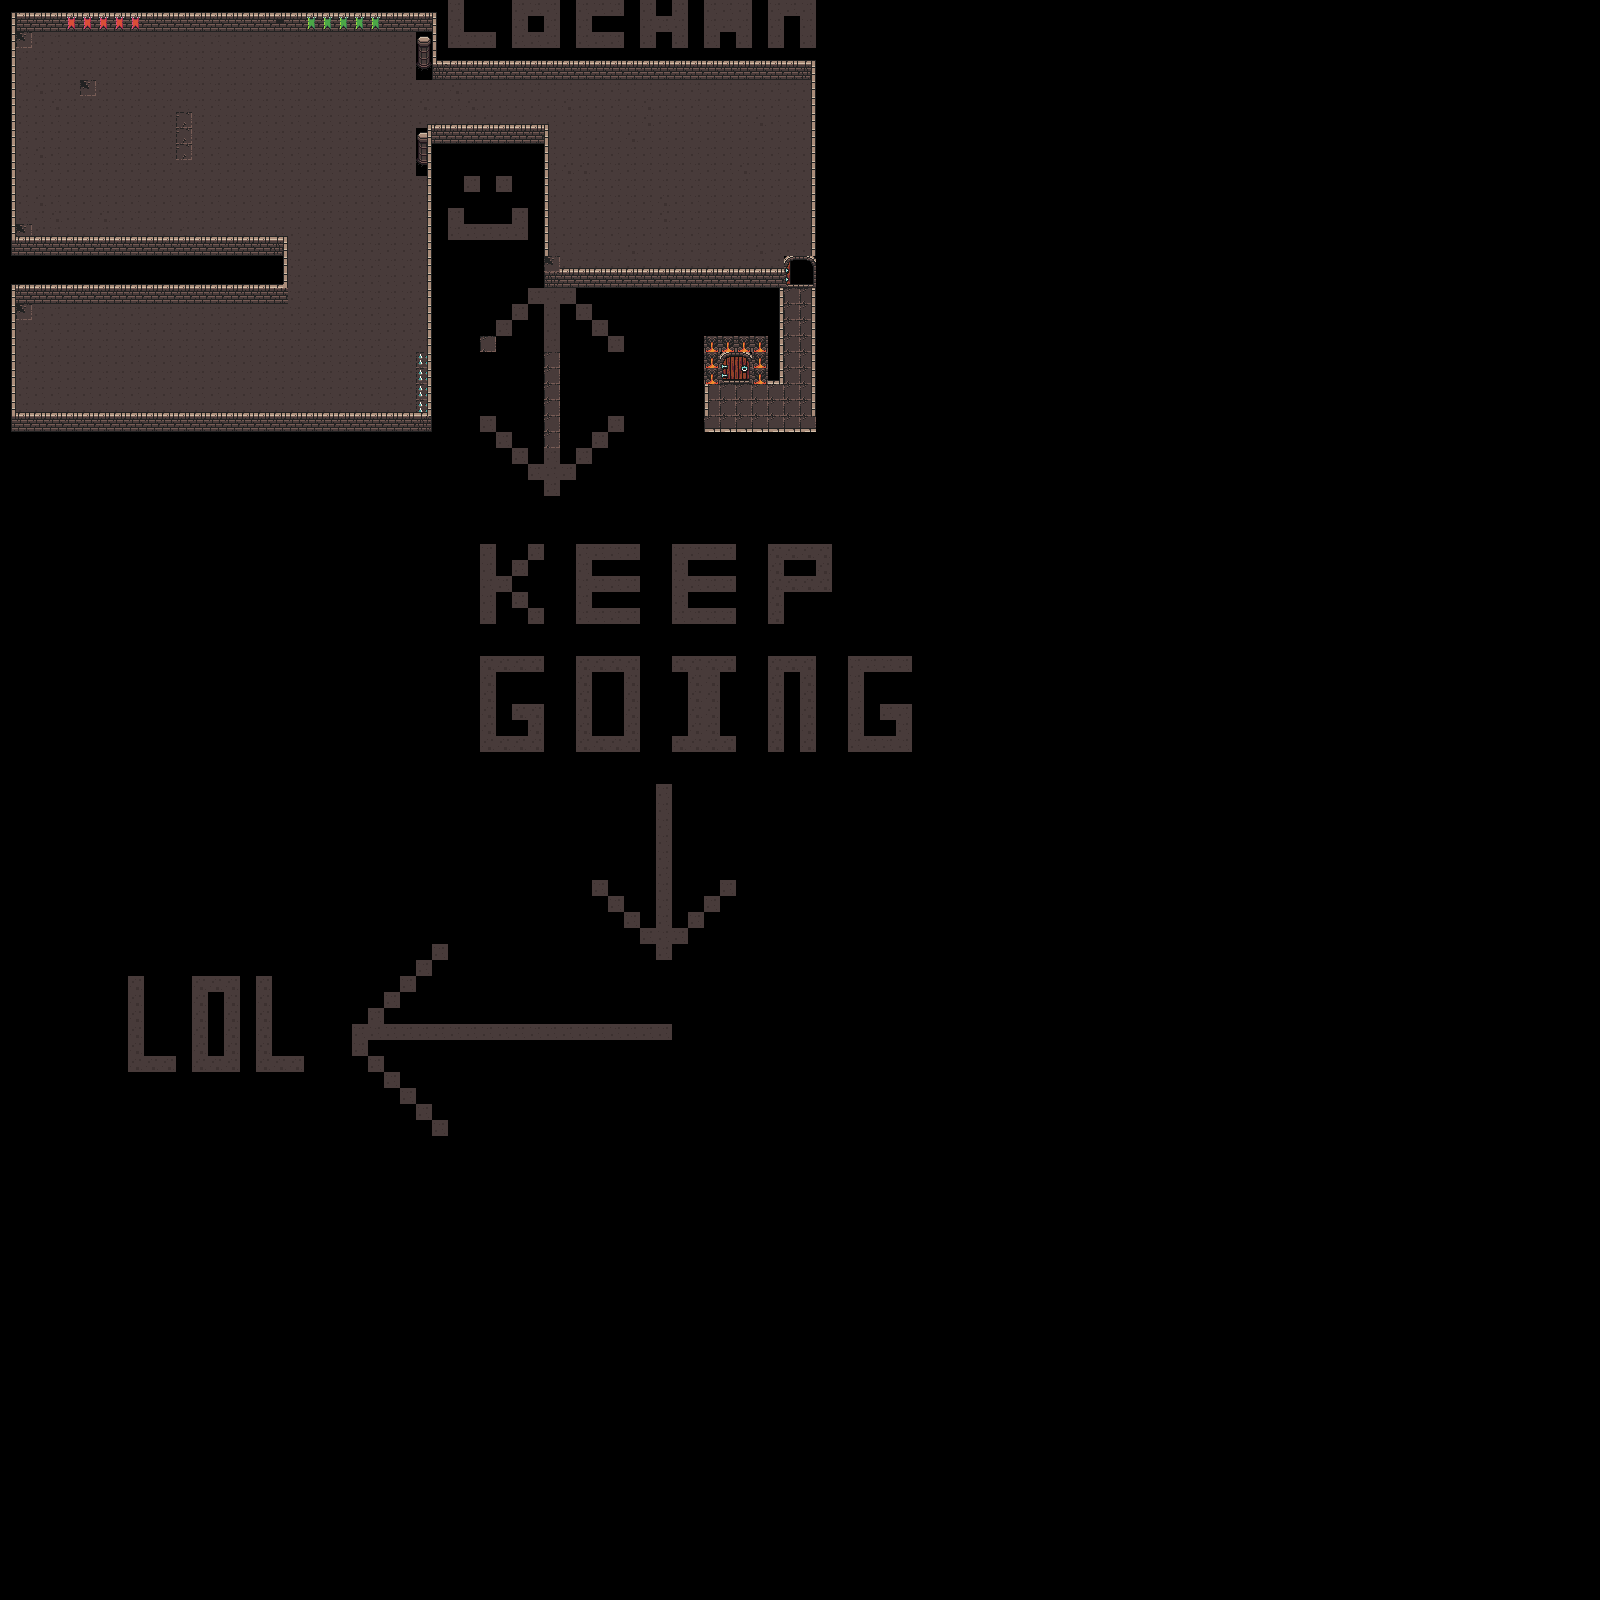

The image is a tile-based game level rendered from a .tmx file. Its description and source (layers, tilesets, objects; grid data summarised) follow:
An orthogonal 100x100 tile map with 16x16 px tiles, 2 tile layers (Ground, Walls) and 10 objects.

<map version="1.5" tiledversion="1.6.0" orientation="orthogonal" renderorder="right-down" width="100" height="100" tilewidth="16" tileheight="16" infinite="0" nextlayerid="5" nextobjectid="16">
 <editorsettings>
  <export target="../public/tiles/dungeon-01.json" format="json" />
 </editorsettings>
 <tileset firstgid="1" name="dungeon" tilewidth="16" tileheight="16" tilecount="160" columns="10">
  <image source="../public/tiles/dungeon_tiles.png" width="160" height="256" />
  <tile id="0">
   <properties>
    <property name="collide" type="bool" value="false" />
   </properties>
  </tile>
  <tile id="1">
   <properties>
    <property name="collide" type="bool" value="false" />
   </properties>
  </tile>
  <tile id="2">
   <properties>
    <property name="collide" type="bool" value="false" />
   </properties>
  </tile>
  <tile id="3">
   <properties>
    <property name="collide" type="bool" value="false" />
   </properties>
  </tile>
  <tile id="4">
   <properties>
    <property name="collide" type="bool" value="false" />
   </properties>
  </tile>
  <tile id="5">
   <properties>
    <property name="collide" type="bool" value="false" />
   </properties>
  </tile>
  <tile id="6">
   <properties>
    <property name="collide" type="bool" value="false" />
   </properties>
  </tile>
  <tile id="7">
   <properties>
    <property name="collide" type="bool" value="false" />
   </properties>
  </tile>
  <tile id="8">
   <properties>
    <property name="collide" type="bool" value="false" />
   </properties>
  </tile>
  <tile id="9">
   <properties>
    <property name="collide" type="bool" value="false" />
   </properties>
  </tile>
  <tile id="10">
   <properties>
    <property name="collide" type="bool" value="false" />
   </properties>
  </tile>
  <tile id="11">
   <properties>
    <property name="collide" type="bool" value="true" />
   </properties>
  </tile>
  <tile id="12">
   <properties>
    <property name="collide" type="bool" value="true" />
   </properties>
  </tile>
  <tile id="13">
   <properties>
    <property name="collide" type="bool" value="true" />
   </properties>
  </tile>
  <tile id="14">
   <properties>
    <property name="collide" type="bool" value="false" />
   </properties>
  </tile>
  <tile id="15">
   <properties>
    <property name="collide" type="bool" value="false" />
   </properties>
  </tile>
  <tile id="16">
   <properties>
    <property name="collide" type="bool" value="false" />
   </properties>
  </tile>
  <tile id="17">
   <properties>
    <property name="collide" type="bool" value="false" />
   </properties>
  </tile>
  <tile id="18">
   <properties>
    <property name="collide" type="bool" value="false" />
   </properties>
  </tile>
  <tile id="19">
   <properties>
    <property name="collide" type="bool" value="false" />
   </properties>
  </tile>
  <tile id="20">
   <properties>
    <property name="collide" type="bool" value="false" />
   </properties>
  </tile>
  <tile id="21">
   <properties>
    <property name="collide" type="bool" value="true" />
   </properties>
  </tile>
  <tile id="22">
   <properties>
    <property name="collide" type="bool" value="true" />
   </properties>
  </tile>
  <tile id="23">
   <properties>
    <property name="collide" type="bool" value="true" />
   </properties>
  </tile>
  <tile id="24">
   <properties>
    <property name="collide" type="bool" value="false" />
   </properties>
  </tile>
  <tile id="25">
   <properties>
    <property name="collide" type="bool" value="false" />
   </properties>
  </tile>
  <tile id="26">
   <properties>
    <property name="collide" type="bool" value="false" />
   </properties>
  </tile>
  <tile id="27">
   <properties>
    <property name="collide" type="bool" value="false" />
   </properties>
  </tile>
  <tile id="28">
   <properties>
    <property name="collide" type="bool" value="false" />
   </properties>
  </tile>
  <tile id="29">
   <properties>
    <property name="collide" type="bool" value="false" />
   </properties>
  </tile>
  <tile id="30">
   <properties>
    <property name="collide" type="bool" value="false" />
   </properties>
  </tile>
  <tile id="31">
   <properties>
    <property name="collide" type="bool" value="true" />
   </properties>
  </tile>
  <tile id="32">
   <properties>
    <property name="collide" type="bool" value="true" />
   </properties>
  </tile>
  <tile id="33">
   <properties>
    <property name="collide" type="bool" value="true" />
   </properties>
  </tile>
  <tile id="34">
   <properties>
    <property name="collide" type="bool" value="false" />
   </properties>
  </tile>
  <tile id="35">
   <properties>
    <property name="collide" type="bool" value="false" />
   </properties>
  </tile>
  <tile id="36">
   <properties>
    <property name="collide" type="bool" value="false" />
   </properties>
  </tile>
  <tile id="37">
   <properties>
    <property name="collide" type="bool" value="false" />
   </properties>
  </tile>
  <tile id="38">
   <properties>
    <property name="collide" type="bool" value="false" />
   </properties>
  </tile>
  <tile id="39">
   <properties>
    <property name="collide" type="bool" value="false" />
   </properties>
  </tile>
  <tile id="40">
   <properties>
    <property name="collide" type="bool" value="false" />
   </properties>
  </tile>
  <tile id="41">
   <properties>
    <property name="collide" type="bool" value="false" />
   </properties>
  </tile>
  <tile id="42">
   <properties>
    <property name="collide" type="bool" value="false" />
   </properties>
  </tile>
  <tile id="43">
   <properties>
    <property name="collide" type="bool" value="false" />
   </properties>
  </tile>
  <tile id="44">
   <properties>
    <property name="collide" type="bool" value="false" />
   </properties>
  </tile>
  <tile id="45">
   <properties>
    <property name="collide" type="bool" value="false" />
   </properties>
  </tile>
  <tile id="46">
   <properties>
    <property name="collide" type="bool" value="false" />
   </properties>
  </tile>
  <tile id="47">
   <properties>
    <property name="collide" type="bool" value="false" />
   </properties>
  </tile>
  <tile id="48">
   <properties>
    <property name="collide" type="bool" value="false" />
   </properties>
  </tile>
  <tile id="49">
   <properties>
    <property name="collide" type="bool" value="false" />
   </properties>
  </tile>
  <tile id="50">
   <properties>
    <property name="collide" type="bool" value="false" />
   </properties>
  </tile>
  <tile id="51">
   <properties>
    <property name="collide" type="bool" value="false" />
   </properties>
  </tile>
  <tile id="52">
   <properties>
    <property name="collide" type="bool" value="false" />
   </properties>
  </tile>
  <tile id="53">
   <properties>
    <property name="collide" type="bool" value="false" />
   </properties>
  </tile>
  <tile id="54">
   <properties>
    <property name="collide" type="bool" value="false" />
   </properties>
  </tile>
  <tile id="55">
   <properties>
    <property name="collide" type="bool" value="false" />
   </properties>
  </tile>
  <tile id="56">
   <properties>
    <property name="collide" type="bool" value="false" />
   </properties>
  </tile>
  <tile id="57">
   <properties>
    <property name="collide" type="bool" value="false" />
   </properties>
  </tile>
  <tile id="58">
   <properties>
    <property name="collide" type="bool" value="false" />
   </properties>
  </tile>
  <tile id="59">
   <properties>
    <property name="collide" type="bool" value="false" />
   </properties>
  </tile>
  <tile id="60">
   <properties>
    <property name="collide" type="bool" value="false" />
   </properties>
  </tile>
  <tile id="61">
   <properties>
    <property name="collide" type="bool" value="false" />
   </properties>
  </tile>
  <tile id="62">
   <properties>
    <property name="collide" type="bool" value="false" />
   </properties>
  </tile>
  <tile id="63">
   <properties>
    <property name="collide" type="bool" value="false" />
   </properties>
  </tile>
  <tile id="64">
   <properties>
    <property name="collide" type="bool" value="false" />
   </properties>
  </tile>
  <tile id="65">
   <properties>
    <property name="collide" type="bool" value="false" />
   </properties>
  </tile>
  <tile id="66">
   <properties>
    <property name="collide" type="bool" value="false" />
   </properties>
  </tile>
  <tile id="67">
   <properties>
    <property name="collide" type="bool" value="false" />
   </properties>
  </tile>
  <tile id="68">
   <properties>
    <property name="collide" type="bool" value="false" />
   </properties>
  </tile>
  <tile id="69">
   <properties>
    <property name="collide" type="bool" value="false" />
   </properties>
  </tile>
  <tile id="70">
   <properties>
    <property name="collide" type="bool" value="false" />
   </properties>
  </tile>
  <tile id="71">
   <properties>
    <property name="collide" type="bool" value="false" />
   </properties>
  </tile>
  <tile id="72">
   <properties>
    <property name="collide" type="bool" value="false" />
   </properties>
  </tile>
  <tile id="73">
   <properties>
    <property name="collide" type="bool" value="false" />
   </properties>
  </tile>
  <tile id="74">
   <properties>
    <property name="collide" type="bool" value="false" />
   </properties>
  </tile>
  <tile id="75">
   <properties>
    <property name="collide" type="bool" value="false" />
   </properties>
  </tile>
  <tile id="76">
   <properties>
    <property name="collide" type="bool" value="false" />
   </properties>
  </tile>
  <tile id="77">
   <properties>
    <property name="collide" type="bool" value="false" />
   </properties>
  </tile>
  <tile id="78">
   <properties>
    <property name="collide" type="bool" value="false" />
   </properties>
  </tile>
  <tile id="79">
   <properties>
    <property name="collide" type="bool" value="false" />
   </properties>
  </tile>
  <tile id="80">
   <properties>
    <property name="collide" type="bool" value="true" />
   </properties>
  </tile>
  <tile id="81">
   <properties>
    <property name="collide" type="bool" value="true" />
   </properties>
  </tile>
  <tile id="82">
   <properties>
    <property name="collide" type="bool" value="true" />
   </properties>
  </tile>
  <tile id="83">
   <properties>
    <property name="collide" type="bool" value="true" />
   </properties>
  </tile>
  <tile id="84">
   <properties>
    <property name="collide" type="bool" value="false" />
   </properties>
  </tile>
  <tile id="85">
   <properties>
    <property name="collide" type="bool" value="false" />
   </properties>
  </tile>
  <tile id="86">
   <properties>
    <property name="collide" type="bool" value="false" />
   </properties>
  </tile>
  <tile id="87">
   <properties>
    <property name="collide" type="bool" value="false" />
   </properties>
  </tile>
  <tile id="88">
   <properties>
    <property name="collide" type="bool" value="false" />
   </properties>
  </tile>
  <tile id="89">
   <properties>
    <property name="collide" type="bool" value="false" />
   </properties>
  </tile>
  <tile id="90">
   <properties>
    <property name="collide" type="bool" value="true" />
   </properties>
  </tile>
  <tile id="91">
   <properties>
    <property name="collide" type="bool" value="true" />
   </properties>
  </tile>
  <tile id="92">
   <properties>
    <property name="collide" type="bool" value="true" />
   </properties>
  </tile>
  <tile id="93">
   <properties>
    <property name="collide" type="bool" value="true" />
   </properties>
  </tile>
  <tile id="94">
   <properties>
    <property name="collide" type="bool" value="false" />
   </properties>
  </tile>
  <tile id="95">
   <properties>
    <property name="collide" type="bool" value="false" />
   </properties>
  </tile>
  <tile id="96">
   <properties>
    <property name="collide" type="bool" value="false" />
   </properties>
  </tile>
  <tile id="97">
   <properties>
    <property name="collide" type="bool" value="false" />
   </properties>
  </tile>
  <tile id="98">
   <properties>
    <property name="collide" type="bool" value="false" />
   </properties>
  </tile>
  <tile id="99">
   <properties>
    <property name="collide" type="bool" value="false" />
   </properties>
  </tile>
  <tile id="100">
   <properties>
    <property name="collide" type="bool" value="false" />
   </properties>
  </tile>
  <tile id="101">
   <properties>
    <property name="collide" type="bool" value="false" />
   </properties>
  </tile>
  <tile id="102">
   <properties>
    <property name="collide" type="bool" value="true" />
   </properties>
  </tile>
  <tile id="103">
   <properties>
    <property name="collide" type="bool" value="true" />
   </properties>
  </tile>
  <tile id="104">
   <properties>
    <property name="collide" type="bool" value="false" />
   </properties>
  </tile>
  <tile id="105">
   <properties>
    <property name="collide" type="bool" value="false" />
   </properties>
  </tile>
  <tile id="106">
   <properties>
    <property name="collide" type="bool" value="false" />
   </properties>
  </tile>
  <tile id="107">
   <properties>
    <property name="collide" type="bool" value="false" />
   </properties>
  </tile>
  <tile id="108">
   <properties>
    <property name="collide" type="bool" value="false" />
   </properties>
  </tile>
  <tile id="109">
   <properties>
    <property name="collide" type="bool" value="false" />
   </properties>
  </tile>
  <tile id="110">
   <properties>
    <property name="collide" type="bool" value="false" />
   </properties>
  </tile>
  <tile id="111">
   <properties>
    <property name="collide" type="bool" value="false" />
   </properties>
  </tile>
  <tile id="112">
   <properties>
    <property name="collide" type="bool" value="false" />
   </properties>
  </tile>
  <tile id="113">
   <properties>
    <property name="collide" type="bool" value="false" />
   </properties>
  </tile>
  <tile id="114">
   <properties>
    <property name="collide" type="bool" value="false" />
   </properties>
  </tile>
  <tile id="115">
   <properties>
    <property name="collide" type="bool" value="false" />
   </properties>
  </tile>
  <tile id="116">
   <properties>
    <property name="collide" type="bool" value="false" />
   </properties>
  </tile>
  <tile id="117">
   <properties>
    <property name="collide" type="bool" value="false" />
   </properties>
  </tile>
  <tile id="118">
   <properties>
    <property name="collide" type="bool" value="false" />
   </properties>
  </tile>
  <tile id="119">
   <properties>
    <property name="collide" type="bool" value="false" />
   </properties>
  </tile>
  <tile id="120">
   <properties>
    <property name="collide" type="bool" value="false" />
   </properties>
  </tile>
  <tile id="121">
   <properties>
    <property name="collide" type="bool" value="false" />
   </properties>
  </tile>
  <tile id="122">
   <properties>
    <property name="collide" type="bool" value="false" />
   </properties>
  </tile>
  <tile id="123">
   <properties>
    <property name="collide" type="bool" value="false" />
   </properties>
  </tile>
  <tile id="124">
   <properties>
    <property name="collide" type="bool" value="false" />
   </properties>
  </tile>
  <tile id="125">
   <properties>
    <property name="collide" type="bool" value="false" />
   </properties>
  </tile>
  <tile id="126">
   <properties>
    <property name="collide" type="bool" value="false" />
   </properties>
  </tile>
  <tile id="127">
   <properties>
    <property name="collide" type="bool" value="false" />
   </properties>
  </tile>
  <tile id="128">
   <properties>
    <property name="collide" type="bool" value="false" />
   </properties>
  </tile>
  <tile id="129">
   <properties>
    <property name="collide" type="bool" value="false" />
   </properties>
  </tile>
  <tile id="130">
   <properties>
    <property name="collide" type="bool" value="false" />
   </properties>
  </tile>
  <tile id="131">
   <properties>
    <property name="collide" type="bool" value="false" />
   </properties>
  </tile>
  <tile id="132">
   <properties>
    <property name="collide" type="bool" value="false" />
   </properties>
  </tile>
  <tile id="133">
   <properties>
    <property name="collide" type="bool" value="false" />
   </properties>
  </tile>
  <tile id="134">
   <properties>
    <property name="collide" type="bool" value="false" />
   </properties>
  </tile>
  <tile id="135">
   <properties>
    <property name="collide" type="bool" value="false" />
   </properties>
  </tile>
  <tile id="136">
   <properties>
    <property name="collide" type="bool" value="false" />
   </properties>
  </tile>
  <tile id="137">
   <properties>
    <property name="collide" type="bool" value="false" />
   </properties>
  </tile>
  <tile id="138">
   <properties>
    <property name="collide" type="bool" value="false" />
   </properties>
  </tile>
  <tile id="139">
   <properties>
    <property name="collide" type="bool" value="false" />
   </properties>
  </tile>
  <tile id="140">
   <properties>
    <property name="collide" type="bool" value="false" />
   </properties>
  </tile>
  <tile id="141">
   <properties>
    <property name="collide" type="bool" value="false" />
   </properties>
  </tile>
  <tile id="142">
   <properties>
    <property name="collide" type="bool" value="false" />
   </properties>
  </tile>
  <tile id="143">
   <properties>
    <property name="collide" type="bool" value="false" />
   </properties>
  </tile>
  <tile id="144">
   <properties>
    <property name="collide" type="bool" value="false" />
   </properties>
  </tile>
  <tile id="145">
   <properties>
    <property name="collide" type="bool" value="false" />
   </properties>
  </tile>
  <tile id="146">
   <properties>
    <property name="collide" type="bool" value="false" />
   </properties>
  </tile>
  <tile id="147">
   <properties>
    <property name="collide" type="bool" value="false" />
   </properties>
  </tile>
  <tile id="148">
   <properties>
    <property name="collide" type="bool" value="false" />
   </properties>
  </tile>
  <tile id="149">
   <properties>
    <property name="collide" type="bool" value="false" />
   </properties>
  </tile>
  <tile id="150">
   <properties>
    <property name="collide" type="bool" value="false" />
   </properties>
  </tile>
  <tile id="151">
   <properties>
    <property name="collide" type="bool" value="false" />
   </properties>
  </tile>
  <tile id="152">
   <properties>
    <property name="collide" type="bool" value="false" />
   </properties>
  </tile>
  <tile id="153">
   <properties>
    <property name="collide" type="bool" value="false" />
   </properties>
  </tile>
  <tile id="154">
   <properties>
    <property name="collide" type="bool" value="false" />
   </properties>
  </tile>
  <tile id="155">
   <properties>
    <property name="collide" type="bool" value="false" />
   </properties>
  </tile>
  <tile id="156">
   <properties>
    <property name="collide" type="bool" value="false" />
   </properties>
  </tile>
  <tile id="157">
   <properties>
    <property name="collide" type="bool" value="false" />
   </properties>
  </tile>
  <tile id="158">
   <properties>
    <property name="collide" type="bool" value="false" />
   </properties>
  </tile>
  <tile id="159">
   <properties>
    <property name="collide" type="bool" value="false" />
   </properties>
  </tile>
 </tileset>
 <layer id="2" name="Ground" width="100" height="100">
  <data>[10000 cells, 891 non-empty, 16 distinct tile ids]</data>
 </layer>
 <layer id="1" name="Walls" width="100" height="100">
  <data>[10000 cells, 583 non-empty, 28 distinct tile ids]</data>
 </layer>
 <objectgroup id="3" name="Chests">
  <object id="1" gid="59" x="272.667" y="48" width="16" height="16" />
  </objectgroup>
 <objectgroup id="4" name="Lizards">
  <!-- 6 objects omitted --></objectgroup>
</map>
<!-- 9 of 10 objects omitted -->
